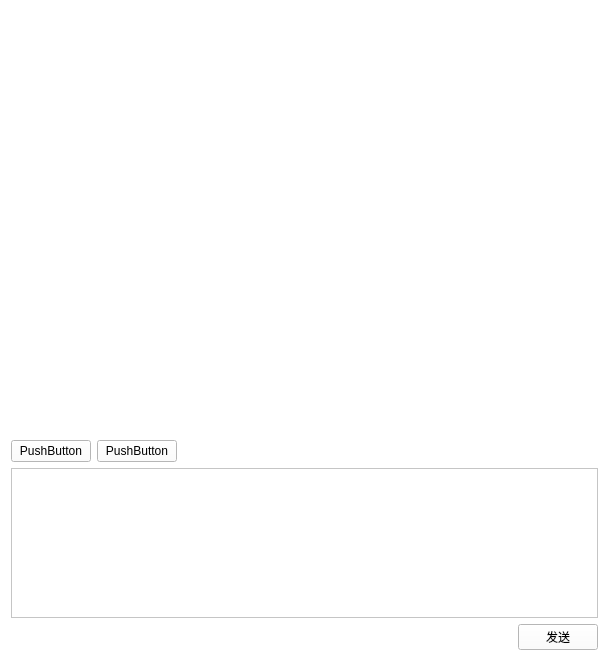
<?xml version="1.0" encoding="UTF-8"?>
<ui version="4.0">
 <class>widget_chat</class>
 <widget class="QWidget" name="widget_chat">
  <property name="geometry">
   <rect>
    <x>0</x>
    <y>0</y>
    <width>609</width>
    <height>661</height>
   </rect>
  </property>
  <property name="minimumSize">
   <size>
    <width>550</width>
    <height>600</height>
   </size>
  </property>
  <property name="windowTitle">
   <string>Form</string>
  </property>
  <property name="styleSheet">
   <string notr="true">background-color: rgb(255, 255, 255);</string>
  </property>
  <layout class="QVBoxLayout" name="verticalLayout">
   <item>
    <widget class="QListWidget" name="listWidget">
     <property name="styleSheet">
      <string notr="true">QScrollBar:vertical{ 
    width:16px;  
    border-style:flat;
    border-radius: 8px;
    border:0px;
    background: rgb(229, 229, 229);
} 
QScrollBar::handle:vertical{ 
    background: rgba(126,126,126,0.50);
    border-radius: 8px;
    width:16px; 
    min-height:91px; 
    border-style:flat;
}
QScrollBar::handle:vertical::hover{ 
    background: rgba(85,85,85,0.90);
    border-radius: 8px;
    width:16px; 
}
QScrollBar::handle:vertical::pressed{ 
    background: rgba(85,85,85,0.90);
    border-radius:8px;
    width:16px; 
}
QScrollBar::sub-page:vertical {
    background: rgb(229, 229, 229);
	border-style:flat;
}
QScrollBar::add-page:vertical {
	background: rgb(229, 229, 229);
	border-style:flat;
}
QScrollBar::add-line:vertical{
   background: rgb(229, 229, 229);
}
QScrollBar::sub-line:vertical {
   background: rgb(229, 229, 229);
}
/*水平滚动条*/
QScrollBar:horizontal{ 
    height:8px;  
    border-style:flat;
    border-radius: 4px;
    border:0px;
background: #19191A;
} 
QScrollBar::handle:horizontal{ 
    background: rgba(255,255,255,0.50);
    border-radius: 4px;
    height:8px; 
    min-width:91px; 
    border-style:flat;
}
QScrollBar::handle:horizontal::hover{ 
    background: rgba(255,255,255,0.90);
    border-radius: 4px;
    height:8px; 
}
QScrollBar::handle:horizontal::pressed{ 
    background: rgba(255,255,255,0.90);
    border-radius:4px;
    height:8px; 
}
QScrollBar::sub-page:horizontal {
    background: #19191A;
    border-style:flat;
}
QScrollBar::add-page:horizontal {
   background: #19191A;
    border-style:flat;
}
QScrollBar::sub-line:horizontal {
   background: #19191A;
}
QScrollBar::add-line:horizontal{
   background: #19191A;
}</string>
     </property>
     <property name="frameShape">
      <enum>QFrame::Shape::NoFrame</enum>
     </property>
    </widget>
   </item>
   <item>
    <layout class="QHBoxLayout" name="horizontalLayout">
     <item>
      <widget class="QPushButton" name="pushButton">
       <property name="text">
        <string>PushButton</string>
       </property>
      </widget>
     </item>
     <item>
      <widget class="QPushButton" name="pushButton_2">
       <property name="text">
        <string>PushButton</string>
       </property>
      </widget>
     </item>
     <item>
      <spacer name="horizontalSpacer">
       <property name="orientation">
        <enum>Qt::Orientation::Horizontal</enum>
       </property>
       <property name="sizeHint" stdset="0">
        <size>
         <width>40</width>
         <height>20</height>
        </size>
       </property>
      </spacer>
     </item>
    </layout>
   </item>
   <item>
    <widget class="QTextEdit" name="textEdit_tosend">
     <property name="maximumSize">
      <size>
       <width>16777215</width>
       <height>150</height>
      </size>
     </property>
     <property name="frameShape">
      <enum>QFrame::Shape::StyledPanel</enum>
     </property>
    </widget>
   </item>
   <item>
    <layout class="QHBoxLayout" name="horizontalLayout_2">
     <item>
      <spacer name="horizontalSpacer_2">
       <property name="orientation">
        <enum>Qt::Orientation::Horizontal</enum>
       </property>
       <property name="sizeHint" stdset="0">
        <size>
         <width>40</width>
         <height>20</height>
        </size>
       </property>
      </spacer>
     </item>
     <item>
      <widget class="QPushButton" name="pushButton_send">
       <property name="text">
        <string>发送</string>
       </property>
      </widget>
     </item>
    </layout>
   </item>
  </layout>
 </widget>
 <resources/>
 <connections/>
</ui>
